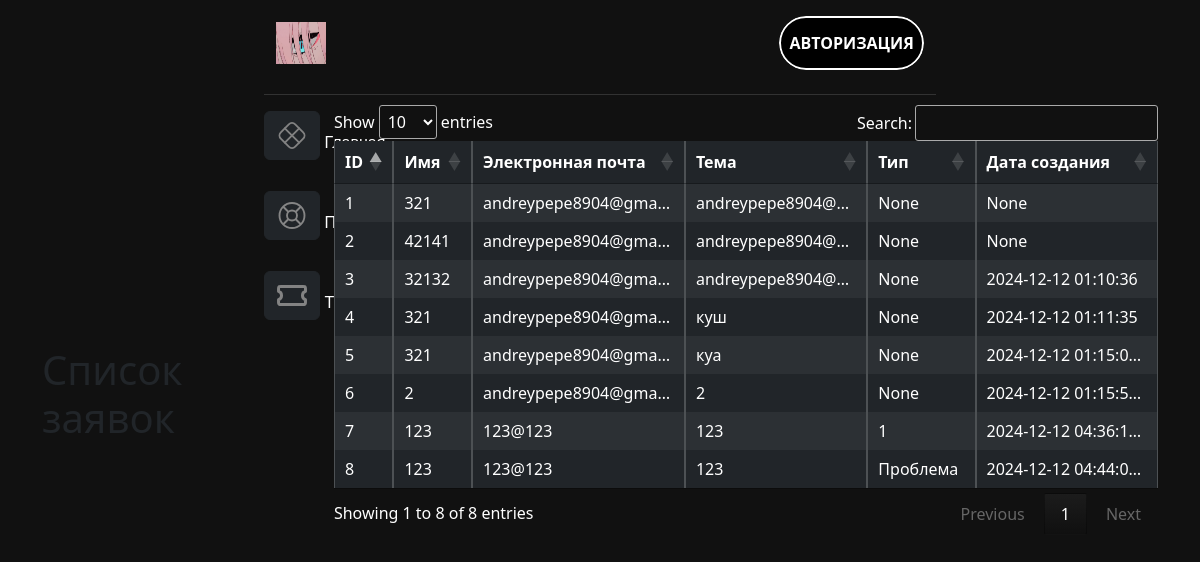
Page /tickets on the committed database.
### models.py (models this page shows, shortened)
class Task(db.Model):
    __tablename__ = 'task'
    id = Column(Integer, primary_key=True)
    head = Column(String(100), nullable=True, default="Проблема")
    name = Column(String(100), nullable=True)
    status_id = Column(Integer, ForeignKey('status.id'))  # status_id указывает на id в статусе
    status = relationship('Status', backref='tasks')  # Используйте 'backref', чтобы упростить связь с Task
    type = Column(Integer, ForeignKey('type.id'))
    description = Column(String(100), nullable=True)
    email = Column(String(100), nullable=True)
    subject = Column(String(500), nullable=True)
    name_client = Column(String(100), nullable=False)
    executor = Column(Integer, nullable=True)
    beg_date = Column(DateTime, default=func.now())
    end_date = Column(Date, nullable=True)
    id_priority = Column(Integer, ForeignKey('priority.id'), nullable=True)
    priority = relationship('Priority')

### app.py (the view)
@app.route('/tickets')
def tickets():
    tickets_list = Task.query.all()  # Получаем все заявки
    return render_template('tickets.html', tickets=tickets_list)

### app.py (called while the page is built)
@app.before_request
def create_tables():
    db.create_all()

### templates/tickets.html (shortened to what this page needs)
{% extends 'main.html' %}
{% block container %}
<link rel="stylesheet" type="text/css" href="https://cdn.datatables.net/1.13.6/css/jquery.dataTables.min.css">
</head>
<header>
    <div class='container-nav'>
        <nav class="navbar bg-body-dark">
            <div class="container-fluid">
            <a class="navbar-brand" href="main">
                <img src="static/zerotwoglass.gif" alt="Logo" width="50" height="42" class="d-inline-block align-text-top">
            </a>
            {% if session.get('auth_id') %}
                    <div class="dropdown">
                        <button class="btn btn-danger dropdown-toggle" type="button" id="dropdownMenuButton" aria-expanded="false">
                            {{ session.get('username') }}
                        </button>
                        <div class="dropdown-menu" aria-labelledby="dropdownMenuButton">
                            <a class="dropdown-item" href="/profile">Профиль</a>
                            <a class="dropdown-item" href="/profile-settings">Настройки</a>
                            <a class="dropdown-item" href="{{ url_for('logout') }}">Выйти</a>
                        </div>
                    </div>
                    {% else %}
                        <a class="btn-23" href="auth">
                            <span class="text">Авторизация</span>
                        </a>
                    {% endif %}
            </div>
        </nav>
    </div>
</header>
<main>
    <hr class="hr-nav">
    <div class="container-mt-5">
        <a href="main" class="btn btn-dark">
            <img src="static/main.svg" width="30" height="35">
        </a>
        <span>Главная</span>
      </div>
    <div class="container-mt-5">
        <a href="request" class="btn btn-dark">
            <img src="static/help.svg" width="30" height="35">
        </a>
        <span>Поддержка</span>
      </div>
    <div class="container-mt-5">
        <a href="tickets" class="btn btn-dark">
          <img src="static/ticket.svg" width="30" height="35">
        </a>
        <span>Тикет</span>
      </div>
        <div class="container">
            <h1 class="mt-4">Список заявок</h1>
            <div class="table-container">
              <table class="table table-bordered mt-3 table-dark table-striped" id="myTable">
                  <thead>
                    <tr>
                      <th>ID</th>
                      <th>Имя</th>
                      <th>Электронная почта</th>
                      <th>Тема</th>
                      <th>Тип</th>
                      <th>Дата создания</th>
                    </tr>
                  </thead>
                  <tbody>
                    {% for ticket in tickets %}
                        <tr>
                            <td>{{ ticket.id }}</td>
                            <td>{{ ticket.name_client }}</td>
                            <td>{{ ticket.email }}</td>
                            <td>{{ ticket.subject }}</td>
                            <td>{{ ticket.type }}</td>
                            <td>{{ ticket.beg_date }}</td>
                        </tr>
                    {% else %}
                        <tr>
                            <td colspan="6" class="text-center">Нет заявок</td>
                        </tr>
                    {% endfor %}
                  </tbody>
              </table>
            </div>
        </div>
</main>
{% endblock %}

### templates/main.html (shortened to what this page needs)
<!DOCTYPE html>
<html lang="en">
<head>
    <link rel="stylesheet" href="static/styles.css">
    <link href="https://cdn.jsdelivr.net/npm/bootstrap@5.3.3/dist/css/bootstrap.min.css" rel="stylesheet">
</head>
<body style="background-color: #111111;">
    {% block container %}{% endblock %}
</body>
</html>

### static/styles.css (style rules this page uses)
.container-nav { margin-left: 22%; margin-right: 22%; margin-top: 0.7%; background-color: #111111; }
.bg-body-dark { background-color: #111111; }
.hr-nav { color: #929292; margin-left: 22%; margin-right: 22%; }
.container-mt-5 { margin-left: 22%; margin-top: 15px; color: #fff; font-family: 'Gill Sans', 'Gill Sans MT', Calibri, 'Trebuchet MS', sans-serif; }
.container { display: flex; align-items: center; justify-content: flex-start; height: 0px; margin-top: 50px; }
.btn-23, .btn-23 *, .btn-23 :after, .btn-23 :before, .btn-23:after, .btn-23:before { border: 0 solid; box-sizing: border-box; }
.btn-23 { -webkit-tap-highlight-color: transparent; -webkit-appearance: button; background-color: #000; background-image: none; color: #fff; cursor: pointer; font-family: ui-sans-serif, system-ui, -apple-system, BlinkMacSystemFont, Segoe UI, Roboto, Helvetica Neue, Arial, Noto Sans, sans-serif, Apple Color Emoji, Segoe UI Emoji, Segoe UI Symbol, Noto Color Emoji; font-size: 100%; font-weight: 900; line-height: 1.5; margin: 0; -webkit-mask-image: -webkit-radial-gradient(#000, #fff); padding: 0; text-transform: uppercase; }
.btn-23 { border-radius: 99rem; border-width: 2px; overflow: hidden; padding: 0.8rem 3rem; position: relative; }
.btn-23 span { display: grid; inset: 0; place-items: center; position: absolute; transition: opacity 0.2s ease; }
td { overflow: hidden; text-overflow: ellipsis; white-space: nowrap; max-width: 100%; word-break: break-word; max-width: 150px; margin-top: -50px; }
.table-container { position: sticky; margin: 2rem auto; margin-left: 30px; margin-top: -100px; color: #fff; vertical-align: top; width: 80%; max-width: 850px; }
.table-dark { color: white; }
.btn-dark { margin-bottom: 1rem; }

### rows in the picture
Task: id "1", name_client "321", email "andreypepe8904@gma…", subject "andreypepe8904@…", type "None", beg_date "None"
Task: id "2", name_client "42141", email "andreypepe8904@gma…", subject "andreypepe8904@…", type "None", beg_date "None"
Task: id "3", name_client "32132", email "andreypepe8904@gma…", subject "andreypepe8904@…", type "None", beg_date "2024-12-12 01:10:36"
Task: id "4", name_client "321", email "andreypepe8904@gma…", subject "куш", type "None", beg_date "2024-12-12 01:11:35"
Task: id "5", name_client "321", email "andreypepe8904@gma…", subject "куа", type "None", beg_date "2024-12-12 01:15:0…"
Task: id "6", name_client "2", email "andreypepe8904@gma…", subject "2", type "None", beg_date "2024-12-12 01:15:5…"
Task: id "7", name_client "123", email "123@123", subject "123", type "1", beg_date "2024-12-12 04:36:1…"
Task: id "8", name_client "123", email "123@123", subject "123", type "Проблема", beg_date "2024-12-12 04:44:0…"
